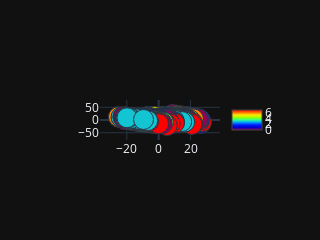

Notebook source saved alongside this figure:
### Markdown cell above
to do: change image size in the function

### Code cell
from sklearn.decomposition import PCA
subject_id = 5
x = masks[subject_id]
pca = PCA(n_components=3)
principalComponents = pca.fit_transform(x)

principal = pd.DataFrame(data = principalComponents
             ,columns = ['principal component 1',
                         'principal component 2',
                         'principal component 3'])

plot_2d(principalComponents[:, 0],
        principalComponents[:, 1],
        y = categories[subject_id],
        path = os.path.join(explanatory_fMRI_dir, 'pca_2d.png')
       )

### Figure 1 — Plotly figure (JSON) as saved in the notebook; plotly's stock layout.template omitted (floating-point values rounded to 4 significant figures; data arrays with more than 128 entries replaced by an {"elided": "..."} marker saying what was removed)
{"data": [{"marker": {"color": {"elided": "864 int values"}, "colorscale": [[0, "rgb(150,0,90)"], [0.125, "rgb(0,0,200)"], [0.25, "rgb(0,25,255)"], [0.375, "rgb(0,152,255)"], [0.5, "rgb(44,255,150)"], [0.625, "rgb(151,255,0)"], [0.75, "rgb(255,234,0)"], [0.875, "rgb(255,111,0)"], [1, "rgb(255,0,0)"]], "line": {"width": 1}, "showscale": true, "size": 20}, "mode": "markers", "type": "scatter", "x": {"elided": "864 float values"}, "y": {"elided": "864 float values"}}], "layout": {"height": 30, "margin": {"b": 100, "l": 100, "r": 100, "t": 100}, "width": 50}}
